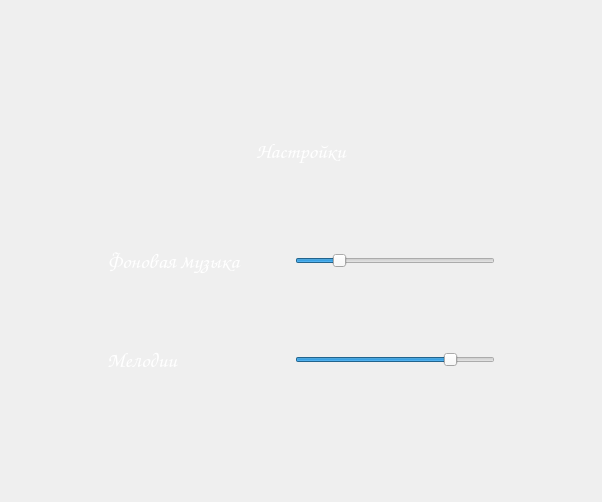
      <widget class="QWidget" name="pageSettings">
       <layout class="QHBoxLayout" name="horizontalLayout_10">
        <item>
         <spacer name="horizontalSpacer_25">
          <property name="orientation">
           <enum>Qt::Horizontal</enum>
          </property>
          <property name="sizeHint" stdset="0">
           <size>
            <width>40</width>
            <height>20</height>
           </size>
          </property>
         </spacer>
        </item>
        <item>
         <layout class="QVBoxLayout" name="verticalLayout_17">
          <item>
           <spacer name="verticalSpacer_40">
            <property name="orientation">
             <enum>Qt::Vertical</enum>
            </property>
            <property name="sizeHint" stdset="0">
             <size>
              <width>20</width>
              <height>40</height>
             </size>
            </property>
           </spacer>
          </item>
          <item>
           <widget class="QWidget" name="widgetSettings" native="true">
            <property name="minimumSize">
             <size>
              <width>500</width>
              <height>400</height>
             </size>
            </property>
            <property name="maximumSize">
             <size>
              <width>500</width>
              <height>400</height>
             </size>
            </property>
            <property name="autoFillBackground">
             <bool>false</bool>
            </property>
            <property name="styleSheet">
             <string notr="true">color: rgb(255, 255, 255);</string>
            </property>
            <layout class="QGridLayout" name="gridLayout_4">
             <item row="4" column="4">
              <spacer name="horizontalSpacer_29">
               <property name="orientation">
                <enum>Qt::Horizontal</enum>
               </property>
               <property name="sizeHint" stdset="0">
                <size>
                 <width>40</width>
                 <height>20</height>
                </size>
               </property>
              </spacer>
             </item>
             <item row="4" column="0">
              <spacer name="horizontalSpacer_28">
               <property name="orientation">
                <enum>Qt::Horizontal</enum>
               </property>
               <property name="sizeHint" stdset="0">
                <size>
                 <width>40</width>
                 <height>20</height>
                </size>
               </property>
              </spacer>
             </item>
             <item row="4" column="2">
              <spacer name="horizontalSpacer_27">
               <property name="orientation">
                <enum>Qt::Horizontal</enum>
               </property>
               <property name="sizeHint" stdset="0">
                <size>
                 <width>40</width>
                 <height>20</height>
                </size>
               </property>
              </spacer>
             </item>
             <item row="5" column="0">
              <spacer name="horizontalSpacer_30">
               <property name="orientation">
                <enum>Qt::Horizontal</enum>
               </property>
               <property name="sizeHint" stdset="0">
                <size>
                 <width>40</width>
                 <height>20</height>
                </size>
               </property>
              </spacer>
             </item>
             <item row="5" column="1">
              <widget class="QLabel" name="label_11">
               <property name="font">
                <font>
                 <family>Comic Sans MS</family>
                 <pointsize>16</pointsize>
                </font>
               </property>
               <property name="text">
                <string>Мелодии</string>
               </property>
              </widget>
             </item>
             <item row="4" column="1">
              <widget class="QLabel" name="label_10">
               <property name="font">
                <font>
                 <family>Comic Sans MS</family>
                 <pointsize>16</pointsize>
                </font>
               </property>
               <property name="text">
                <string>Фоновая музыка</string>
               </property>
              </widget>
             </item>
             <item row="4" column="3">
              <widget class="QSlider" name="bkgdMusicVolumeSlider">
               <property name="minimumSize">
                <size>
                 <width>200</width>
                 <height>20</height>
                </size>
               </property>
               <property name="maximumSize">
                <size>
                 <width>200</width>
                 <height>20</height>
                </size>
               </property>
               <property name="font">
                <font>
                 <pointsize>8</pointsize>
                </font>
               </property>
               <property name="maximum">
                <number>100</number>
               </property>
               <property name="value">
                <number>20</number>
               </property>
               <property name="orientation">
                <enum>Qt::Horizontal</enum>
               </property>
              </widget>
             </item>
             <item row="5" column="4">
              <spacer name="horizontalSpacer_32">
               <property name="orientation">
                <enum>Qt::Horizontal</enum>
               </property>
               <property name="sizeHint" stdset="0">
                <size>
                 <width>40</width>
                 <height>20</height>
                </size>
               </property>
              </spacer>
             </item>
             <item row="5" column="3">
              <widget class="QSlider" name="musicPlayerVolumeSlider">
               <property name="minimumSize">
                <size>
                 <width>200</width>
                 <height>20</height>
                </size>
               </property>
               <property name="maximumSize">
                <size>
                 <width>200</width>
                 <height>20</height>
                </size>
               </property>
               <property name="font">
                <font>
                 <pointsize>8</pointsize>
                </font>
               </property>
               <property name="maximum">
                <number>100</number>
               </property>
               <property name="value">
                <number>80</number>
               </property>
               <property name="orientation">
                <enum>Qt::Horizontal</enum>
               </property>
              </widget>
             </item>
             <item row="5" column="2">
              <spacer name="horizontalSpacer_31">
               <property name="orientation">
                <enum>Qt::Horizontal</enum>
               </property>
               <property name="sizeHint" stdset="0">
                <size>
                 <width>40</width>
                 <height>20</height>
                </size>
               </property>
              </spacer>
             </item>
             <item row="0" column="0" colspan="5">
              <widget class="QLabel" name="label_12">
               <property name="minimumSize">
                <size>
                 <width>0</width>
                 <height>50</height>
                </size>
               </property>
               <property name="maximumSize">
                <size>
                 <width>16777215</width>
                 <height>50</height>
                </size>
               </property>
               <property name="font">
                <font>
                 <family>Comic Sans MS</family>
                 <pointsize>16</pointsize>
                </font>
               </property>
               <property name="text">
                <string>Настройки</string>
               </property>
               <property name="alignment">
                <set>Qt::AlignCenter</set>
               </property>
              </widget>
             </item>
            </layout>
           </widget>
          </item>
          <item>
           <spacer name="verticalSpacer_44">
            <property name="orientation">
             <enum>Qt::Vertical</enum>
            </property>
            <property name="sizeHint" stdset="0">
             <size>
              <width>20</width>
              <height>40</height>
             </size>
            </property>
           </spacer>
          </item>
         </layout>
        </item>
        <item>
         <spacer name="horizontalSpacer_26">
          <property name="orientation">
           <enum>Qt::Horizontal</enum>
          </property>
          <property name="sizeHint" stdset="0">
           <size>
            <width>40</width>
            <height>20</height>
           </size>
          </property>
         </spacer>
        </item>
       </layout>
      </widget>
